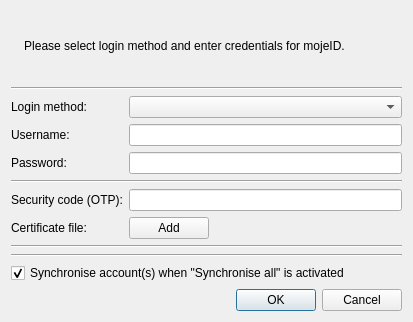
<?xml version="1.0" encoding="UTF-8"?>
<ui version="4.0">
 <class>LoginToMojeId</class>
 <widget class="QDialog" name="LoginToMojeId">
  <property name="geometry">
   <rect>
    <x>0</x>
    <y>0</y>
    <width>413</width>
    <height>322</height>
   </rect>
  </property>
  <property name="sizePolicy">
   <sizepolicy hsizetype="Preferred" vsizetype="Fixed">
    <horstretch>0</horstretch>
    <verstretch>0</verstretch>
   </sizepolicy>
  </property>
  <property name="maximumSize">
   <size>
    <width>16777215</width>
    <height>322</height>
   </size>
  </property>
  <property name="windowTitle">
   <string>Add a new mojeID account(s)</string>
  </property>
  <property name="windowIcon">
   <iconset resource="../../../res/resources.qrc">
    <normaloff>:/icons/3party/plus_16.png</normaloff>:/icons/3party/plus_16.png</iconset>
  </property>
  <layout class="QVBoxLayout" name="verticalLayout">
   <item>
    <layout class="QHBoxLayout" name="horizontalLayout_3">
     <item>
      <widget class="QLabel" name="label_2">
       <property name="text">
        <string/>
       </property>
       <property name="pixmap">
        <pixmap resource="../../../res/resources.qrc">:/mojeid.png</pixmap>
       </property>
      </widget>
     </item>
     <item>
      <widget class="QLabel" name="infoLabel">
       <property name="text">
        <string>Please select login method and enter credentials for mojeID.</string>
       </property>
       <property name="alignment">
        <set>Qt::AlignCenter</set>
       </property>
      </widget>
     </item>
     <item>
      <spacer name="horizontalSpacer">
       <property name="orientation">
        <enum>Qt::Horizontal</enum>
       </property>
       <property name="sizeHint" stdset="0">
        <size>
         <width>40</width>
         <height>20</height>
        </size>
       </property>
      </spacer>
     </item>
    </layout>
   </item>
   <item>
    <layout class="QFormLayout" name="formLayout">
     <property name="fieldGrowthPolicy">
      <enum>QFormLayout::AllNonFixedFieldsGrow</enum>
     </property>
     <item row="1" column="0" colspan="2">
      <widget class="Line" name="Line_0">
       <property name="orientation">
        <enum>Qt::Horizontal</enum>
       </property>
      </widget>
     </item>
     <item row="2" column="0">
      <widget class="QLabel" name="loginmethodLabel">
       <property name="text">
        <string>Login method:</string>
       </property>
      </widget>
     </item>
     <item row="2" column="1">
      <widget class="QComboBox" name="loginmethodComboBox">
       <property name="toolTip">
        <string>Select authorization method for login into your databox</string>
       </property>
      </widget>
     </item>
     <item row="3" column="0">
      <widget class="QLabel" name="usernameLabel">
       <property name="text">
        <string>Username:</string>
       </property>
      </widget>
     </item>
     <item row="3" column="1">
      <widget class="QLineEdit" name="usernameLineEdit">
       <property name="toolTip">
        <string>Enter your username</string>
       </property>
      </widget>
     </item>
     <item row="4" column="0">
      <widget class="QLabel" name="passwordLabel">
       <property name="text">
        <string>Password:</string>
       </property>
      </widget>
     </item>
     <item row="4" column="1">
      <widget class="QLineEdit" name="passwordLineEdit">
       <property name="toolTip">
        <string>Enter your password</string>
       </property>
       <property name="echoMode">
        <enum>QLineEdit::Password</enum>
       </property>
      </widget>
     </item>
     <item row="5" column="0" colspan="2">
      <widget class="Line" name="line_1">
       <property name="orientation">
        <enum>Qt::Horizontal</enum>
       </property>
      </widget>
     </item>
     <item row="8" column="0">
      <widget class="QLabel" name="certificateLabel">
       <property name="text">
        <string>Certificate file:</string>
       </property>
      </widget>
     </item>
     <item row="8" column="1">
      <layout class="QHBoxLayout" name="horizontalLayout_2">
       <item>
        <widget class="QPushButton" name="addCertificateButton">
         <property name="toolTip">
          <string>Select a certificate</string>
         </property>
         <property name="text">
          <string>Add</string>
         </property>
         <property name="icon">
          <iconset resource="../../../res/resources.qrc">
           <normaloff>:/icons/3party/plus_16.png</normaloff>:/icons/3party/plus_16.png</iconset>
         </property>
        </widget>
       </item>
       <item>
        <spacer name="horizontalSpacer_3">
         <property name="orientation">
          <enum>Qt::Horizontal</enum>
         </property>
         <property name="sizeHint" stdset="0">
          <size>
           <width>40</width>
           <height>20</height>
          </size>
         </property>
        </spacer>
       </item>
      </layout>
     </item>
     <item row="9" column="0" colspan="2">
      <widget class="Line" name="line_2">
       <property name="orientation">
        <enum>Qt::Horizontal</enum>
       </property>
      </widget>
     </item>
     <item row="6" column="1">
      <widget class="QLineEdit" name="otpLineEdit"/>
     </item>
     <item row="6" column="0">
      <widget class="QLabel" name="label">
       <property name="text">
        <string>Security code (OTP):</string>
       </property>
      </widget>
     </item>
    </layout>
   </item>
   <item>
    <widget class="Line" name="line">
     <property name="orientation">
      <enum>Qt::Horizontal</enum>
     </property>
    </widget>
   </item>
   <item>
    <widget class="QCheckBox" name="synchroCheckBox">
     <property name="toolTip">
      <string>Account will be included into synchronisation
process of all accounts on the background</string>
     </property>
     <property name="text">
      <string>Synchronise account(s) when &quot;Synchronise all&quot; is activated</string>
     </property>
     <property name="checked">
      <bool>true</bool>
     </property>
    </widget>
   </item>
   <item>
    <widget class="QDialogButtonBox" name="accountButtonBox">
     <property name="orientation">
      <enum>Qt::Horizontal</enum>
     </property>
     <property name="standardButtons">
      <set>QDialogButtonBox::Cancel|QDialogButtonBox::Ok</set>
     </property>
    </widget>
   </item>
  </layout>
 </widget>
 <resources>
  <include location="../../../res/resources.qrc"/>
 </resources>
 <connections>
  <connection>
   <sender>accountButtonBox</sender>
   <signal>accepted()</signal>
   <receiver>LoginToMojeId</receiver>
   <slot>accept()</slot>
   <hints>
    <hint type="sourcelabel">
     <x>248</x>
     <y>254</y>
    </hint>
    <hint type="destinationlabel">
     <x>157</x>
     <y>274</y>
    </hint>
   </hints>
  </connection>
  <connection>
   <sender>accountButtonBox</sender>
   <signal>rejected()</signal>
   <receiver>LoginToMojeId</receiver>
   <slot>reject()</slot>
   <hints>
    <hint type="sourcelabel">
     <x>316</x>
     <y>260</y>
    </hint>
    <hint type="destinationlabel">
     <x>286</x>
     <y>274</y>
    </hint>
   </hints>
  </connection>
 </connections>
</ui>
